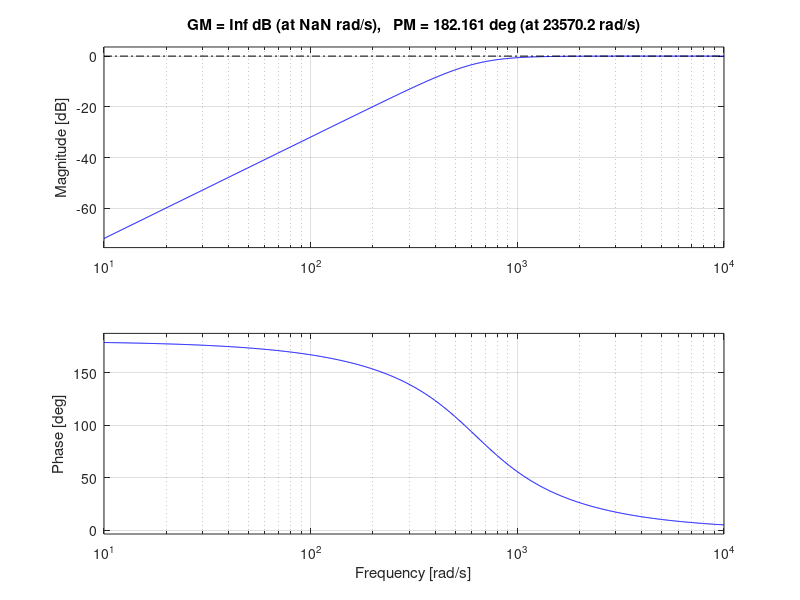
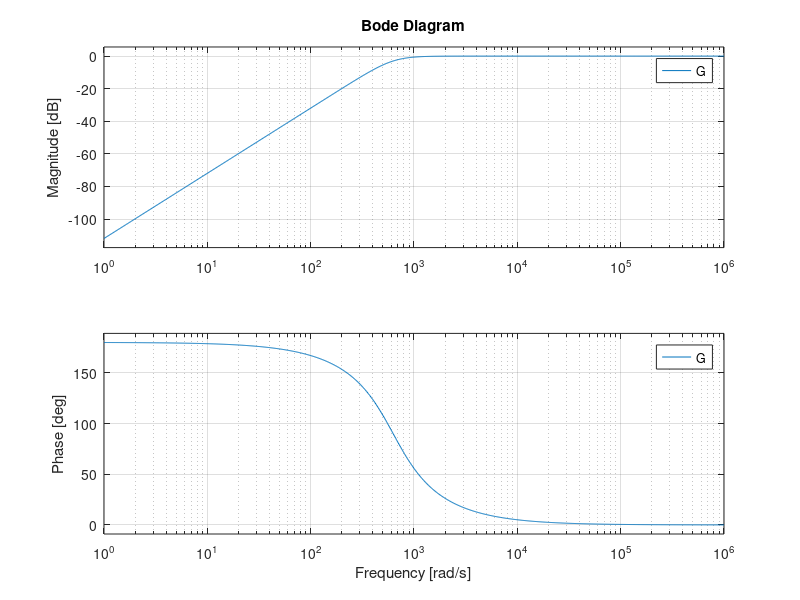
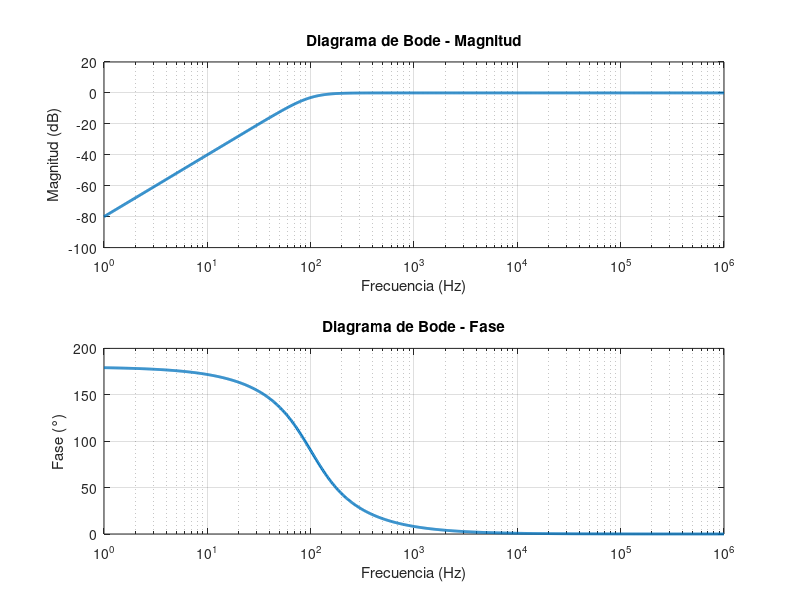

Write MATLAB code to recreate these figures, in order.
clc; clear; close all;
%% metodo 1
R=100;
L = 112.54e-3;
C= 22.5e-6;

num = [1 0 0];
den = [1 R/L 1/(L*C)];
G= tf(num, den);

%Definir el rango de frecuencias (Hz)
N=1000;
w = logspace(0,6,N);    %de 10^1 a 10^4 hz
margin(G);
figure();
bode(G,w);

%% metodo 2
f = logspace(0, 6, 1000); % Frecuencia en Hz 
w = 2*pi*f;               % Convertimos a radianes

s = 1j*w;                     
Gjw = freqs(num, den, w);  
mag = abs(Gjw);            %Sacamos el valor absoluto              
mag_dB = 20*log10(mag);    % Magnitud en dB
fase = angle(Gjw);           
fase_deg = rad2deg(fase);    % Fase en grados 

% Graficar manualmente el diagrama de Bode
figure();
subplot(2,1,1);
semilogx(f, mag_dB, 'LineWidth', 2);  % Eje en Hz
xlabel('Frecuencia (Hz)');
ylabel('Magnitud (dB)');
title('Diagrama de Bode - Magnitud');
grid on;

subplot(2,1,2);
semilogx(f, fase_deg, 'LineWidth', 2);  % Eje en Hz el f
xlabel('Frecuencia (Hz)');
ylabel('Fase (°)');
title('Diagrama de Bode - Fase');
grid on;